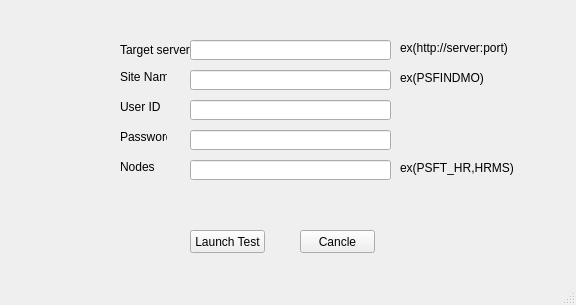
<?xml version="1.0" encoding="UTF-8"?>
<ui version="4.0">
 <class>MainWindow</class>
 <widget class="QMainWindow" name="MainWindow">
  <property name="geometry">
   <rect>
    <x>0</x>
    <y>0</y>
    <width>576</width>
    <height>305</height>
   </rect>
  </property>
  <property name="windowTitle">
   <string>Test Launcher</string>
  </property>
  <widget class="QWidget" name="centralwidget">
   <widget class="QLineEdit" name="target_details">
    <property name="geometry">
     <rect>
      <x>190</x>
      <y>40</y>
      <width>201</width>
      <height>20</height>
     </rect>
    </property>
   </widget>
   <widget class="QLineEdit" name="sitename">
    <property name="geometry">
     <rect>
      <x>190</x>
      <y>70</y>
      <width>201</width>
      <height>20</height>
     </rect>
    </property>
   </widget>
   <widget class="QLineEdit" name="nodes">
    <property name="geometry">
     <rect>
      <x>190</x>
      <y>160</y>
      <width>201</width>
      <height>20</height>
     </rect>
    </property>
   </widget>
   <widget class="QLabel" name="label">
    <property name="geometry">
     <rect>
      <x>120</x>
      <y>40</y>
      <width>91</width>
      <height>20</height>
     </rect>
    </property>
    <property name="text">
     <string>Target server</string>
    </property>
   </widget>
   <widget class="QLabel" name="label_2">
    <property name="geometry">
     <rect>
      <x>120</x>
      <y>70</y>
      <width>47</width>
      <height>13</height>
     </rect>
    </property>
    <property name="text">
     <string>Site Name</string>
    </property>
   </widget>
   <widget class="QLabel" name="label_3">
    <property name="geometry">
     <rect>
      <x>120</x>
      <y>160</y>
      <width>47</width>
      <height>13</height>
     </rect>
    </property>
    <property name="text">
     <string>Nodes</string>
    </property>
   </widget>
   <widget class="QPushButton" name="launch_btn">
    <property name="geometry">
     <rect>
      <x>190</x>
      <y>230</y>
      <width>75</width>
      <height>23</height>
     </rect>
    </property>
    <property name="text">
     <string>Launch Test</string>
    </property>
   </widget>
   <widget class="QLabel" name="label_4">
    <property name="geometry">
     <rect>
      <x>400</x>
      <y>40</y>
      <width>171</width>
      <height>16</height>
     </rect>
    </property>
    <property name="text">
     <string>ex(http://server:port)</string>
    </property>
   </widget>
   <widget class="QLabel" name="label_5">
    <property name="geometry">
     <rect>
      <x>400</x>
      <y>70</y>
      <width>171</width>
      <height>16</height>
     </rect>
    </property>
    <property name="text">
     <string>ex(PSFINDMO)</string>
    </property>
   </widget>
   <widget class="QLabel" name="label_6">
    <property name="geometry">
     <rect>
      <x>400</x>
      <y>160</y>
      <width>171</width>
      <height>16</height>
     </rect>
    </property>
    <property name="text">
     <string>ex(PSFT_HR,HRMS)</string>
    </property>
   </widget>
   <widget class="QPushButton" name="cancle">
    <property name="geometry">
     <rect>
      <x>300</x>
      <y>230</y>
      <width>75</width>
      <height>23</height>
     </rect>
    </property>
    <property name="text">
     <string>Cancle</string>
    </property>
   </widget>
   <widget class="QLabel" name="label_7">
    <property name="geometry">
     <rect>
      <x>120</x>
      <y>100</y>
      <width>47</width>
      <height>13</height>
     </rect>
    </property>
    <property name="text">
     <string>User ID</string>
    </property>
   </widget>
   <widget class="QLineEdit" name="userid">
    <property name="geometry">
     <rect>
      <x>190</x>
      <y>100</y>
      <width>201</width>
      <height>20</height>
     </rect>
    </property>
   </widget>
   <widget class="QLabel" name="label_9">
    <property name="geometry">
     <rect>
      <x>120</x>
      <y>130</y>
      <width>47</width>
      <height>13</height>
     </rect>
    </property>
    <property name="text">
     <string>Password</string>
    </property>
   </widget>
   <widget class="QLineEdit" name="password">
    <property name="geometry">
     <rect>
      <x>190</x>
      <y>130</y>
      <width>201</width>
      <height>20</height>
     </rect>
    </property>
    <property name="echoMode">
     <enum>QLineEdit::Password</enum>
    </property>
   </widget>
  </widget>
  <widget class="QStatusBar" name="statusbar"/>
 </widget>
 <resources/>
 <connections/>
</ui>
